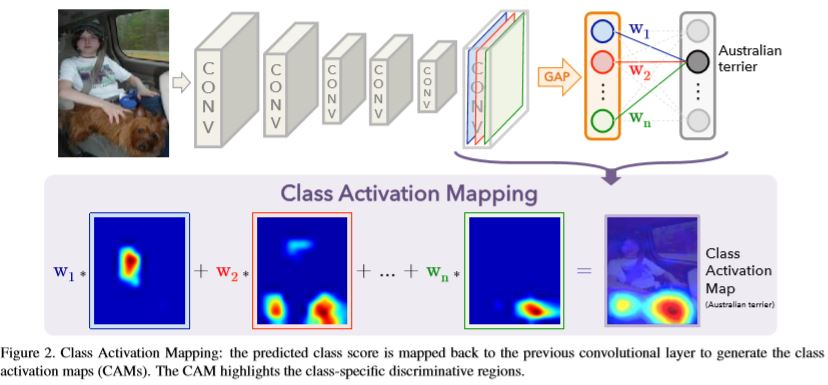
#> input picture filters/attention/filter_code/images/models/CAM.JPG, 828 x 385 px; its folder holds only this picture in this run
$ python -i EnvironmentAugmentation.py   (imports and definitions only)
#> lines starting #> are read from the running program, lines starting #| are printed output that depends on the picture
#> further down, picture is the input picture: shape (385, 828, 3); mean B, G, R 220.5, 202.7, 203.6
# import glob
import cv2 as cv2
import numpy as np
# import matplotlib.pyplot as plt
import random
import math


###################### HLS #############################

# [128 lines left out: functions hls, hue, lightness, saturation, hsv, value and 5 more, not called in this run]

err_not_np_img= "not a numpy array or list of numpy array"
err_img_arr_empty="Image array is empty"
err_row_zero="No. of rows can't be <=0"
err_column_zero="No. of columns can't be <=0"
err_invalid_size="Not a valid size tuple (x,y)"
err_caption_array_count="Caption array length doesn't matches the image array length"

def is_numpy_array(x):

    return isinstance(x, np.ndarray)
def is_tuple(x):
    return type(x) is tuple
def is_list(x):
    return type(x) is list
def is_numeric(x):
    return type(x) is int
# [5 lines left out: function is_numeric_list_or_tuple, not called in this run]

err_brightness_coeff="brightness coeff can only be between 0.0 to 1.0"
err_darkness_coeff="darkness coeff can only be between 0.0 to 1.0"

# [82 lines left out: functions change_light, verify_image, brighten, darken, random_brightness, not called in this run]

err_shadow_count="only 1-10 shadows can be introduced in an image"
err_invalid_rectangular_roi="Rectangular ROI dimensions are not valid"
err_shadow_dimension="polygons with dim<3 dont exist and >10 take time to plot"

# [63 lines left out: functions generate_shadow_coordinates, shadow_process, add_shadow, not called in this run]

err_snow_coeff="Snow coeff can only be between 0 and 1"
# [32 lines left out: functions snow_process, add_snow, not called in this run]

err_rain_slant="Numeric value between -20 and 20 is allowed"
err_rain_width="Width value between 1 and 5 is allowed"
err_rain_length="Length value between 0 and 100 is allowed"
# [65 lines left out: functions generate_random_lines, rain_process, add_rain, not called in this run]

err_fog_coeff="Fog coeff can only be between 0 and 1"
# [130 lines left out: functions add_blur, generate_random_blur_coordinates, add_fog, generate_gravel_patch, gravel_process, add_gravel, not called in this run]

err_flare_circle_count="Numeric value between 0 and 20 is allowed"
# [75 lines left out: functions flare_source, add_sun_flare_line, add_sun_process, add_sun_flare, not called in this run]

err_speed_coeff="Speed coeff can only be between 0 and 1"
# [143 lines left out: functions apply_motion_blur, add_speed, autumn_process, add_autumn, fliph, flipv and 2 more, not called in this run]

err_invalid_center_manhole="center should be in the format (x,y)"
err_invalid_height_width_manhole="height and width should be positive integers."
# [40 lines left out: function add_manhole, not called in this run]

def exposure_process(image):
    image= np.copy(image)
    img_yuv = cv2.cvtColor(image, cv2.COLOR_BGR2YUV)
#> img_yuv: shape (385, 828, 3); mean of channels 0, 1, 2 205, 135.6, 126.8
    clahe = cv2.createCLAHE(clipLimit=2.0, tileGridSize=(4,4))
    ones= np.ones(img_yuv[:,:,0].shape)
    ones[img_yuv[:,:,0]>150]= 0.85
    img_yuv[:,:,0]= img_yuv[:,:,0]*ones
#> img_yuv: shape (385, 828, 3); mean of channels 0, 1, 2 175.5, 135.6, 126.8

    img_yuv[:,:,0] = clahe.apply(img_yuv[:,:,0])
#> img_yuv: shape (385, 828, 3); mean of channels 0, 1, 2 178.6, 135.6, 126.8
    img_yuv[:,:,0] = cv2.equalizeHist(img_yuv[:,:,0])
#> img_yuv: shape (385, 828, 3); mean of channels 0, 1, 2 129.9, 135.6, 126.8
    img_yuv[:,:,0] = clahe.apply(img_yuv[:,:,0])
#> img_yuv: shape (385, 828, 3); mean of channels 0, 1, 2 146, 135.6, 126.8

    image_res = cv2.cvtColor(img_yuv, cv2.COLOR_YUV2BGR)
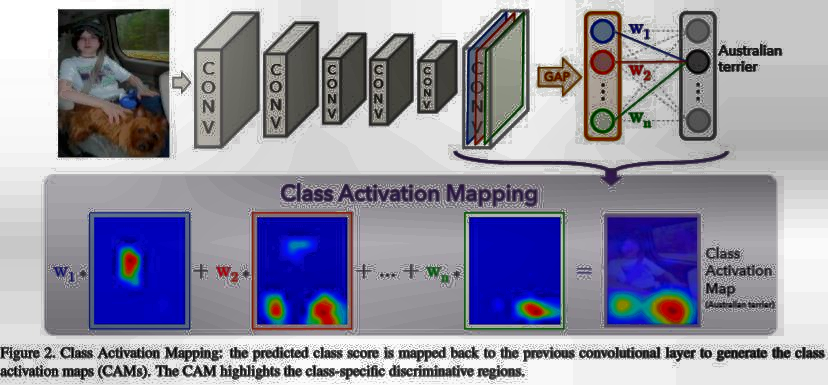
#> image_res: shape (385, 828, 3); mean B, G, R 161.9, 144.3, 145.3
    image_res= cv2.fastNlMeansDenoisingColored(image_res,None,3,3,7,21)
    return image_res

# [10 lines left out: function correct_exposure, not called in this run]

err_aug_type='wrong augmentation function is defined'
err_aug_list_type='aug_types should be a list of string function names'
err_aug_volume='volume type can only be "same" or "expand"'
# [40 lines left out: function augment_random, not called in this run]

>>> import cv2
>>> picture = cv2.imread('../attention/filter_code/images/models/CAM.JPG')
>>> result = exposure_process(picture)

$ run again, on filters/attention/filter_code/images/models/CBAM1.JPG
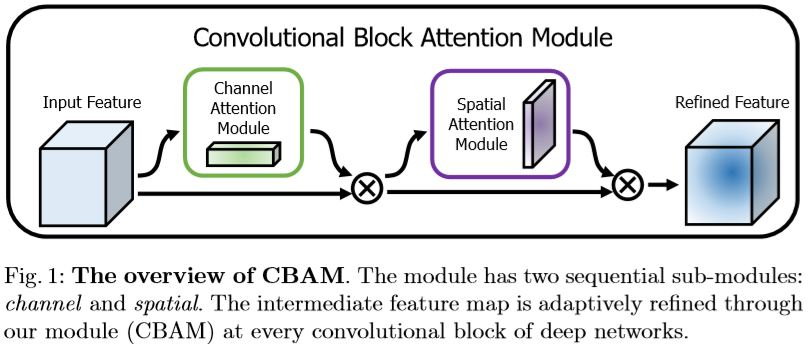
#> input picture filters/attention/filter_code/images/models/CBAM1.JPG, 808 x 344 px
#> picture is the input picture: shape (344, 808, 3); mean B, G, R 223.8, 222.7, 221.5
#> in exposure_process, `image_res = cv2.cvtColor(img_yuv, cv2.COLOR_YUV2BGR)`:
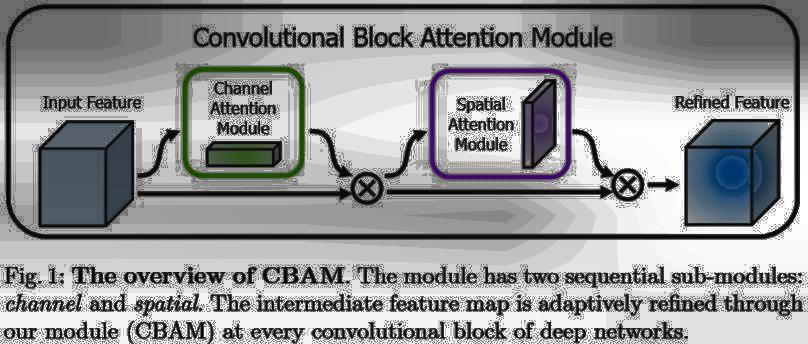
#> image_res: shape (344, 808, 3); mean B, G, R 154, 152.9, 151.8

$ run again, on filters/attention/filter_code/images/models/CBAM2.JPG
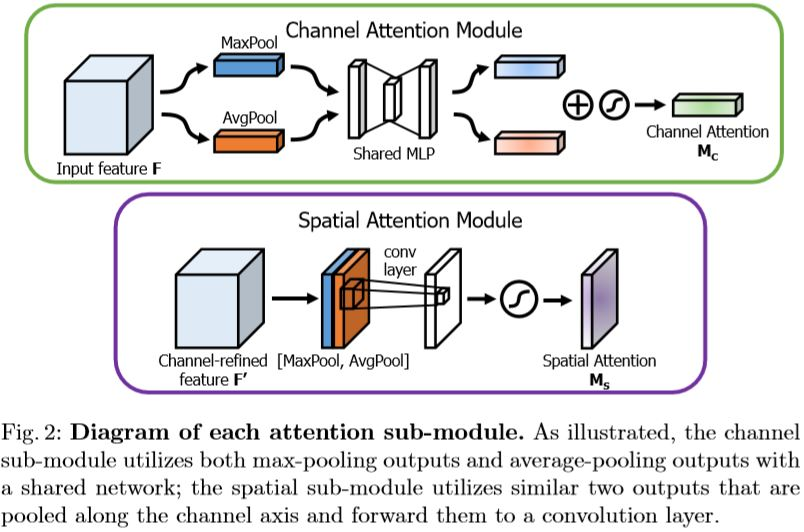
#> input picture filters/attention/filter_code/images/models/CBAM2.JPG, 804 x 532 px
#> picture is the input picture: shape (532, 804, 3); mean B, G, R 228.1, 228.1, 228.1
#> in exposure_process, `image_res = cv2.cvtColor(img_yuv, cv2.COLOR_YUV2BGR)`:
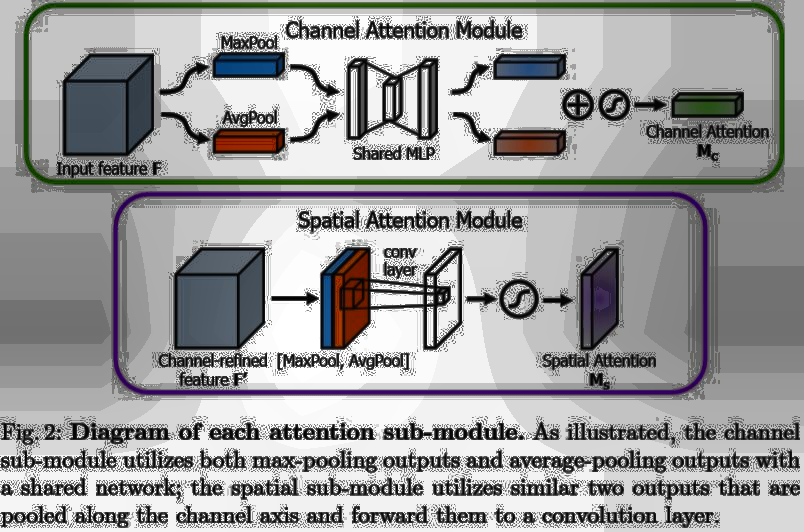
#> image_res: shape (532, 804, 3); mean B, G, R 156, 155.7, 155.7

$ run again, on filters/attention/filter_code/images/models/RAN.JPG
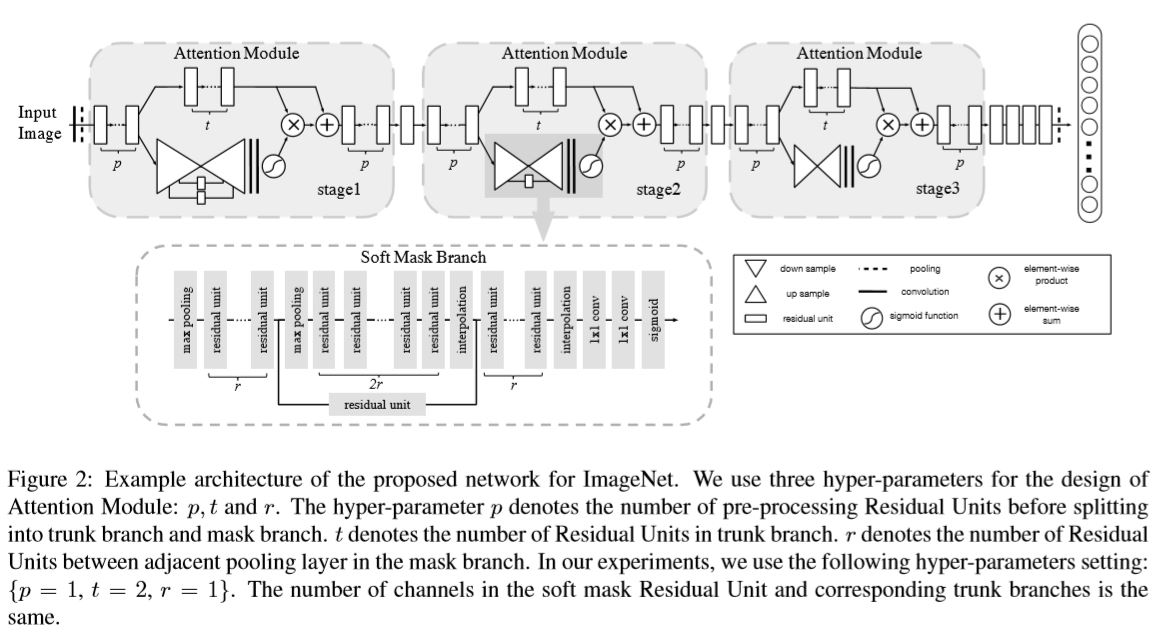
#> input picture filters/attention/filter_code/images/models/RAN.JPG, 1156 x 634 px
#> picture is the input picture: shape (634, 1156, 3); min 0, max 255, mean 235.7
#> in exposure_process, `image_res = cv2.cvtColor(img_yuv, cv2.COLOR_YUV2BGR)`:
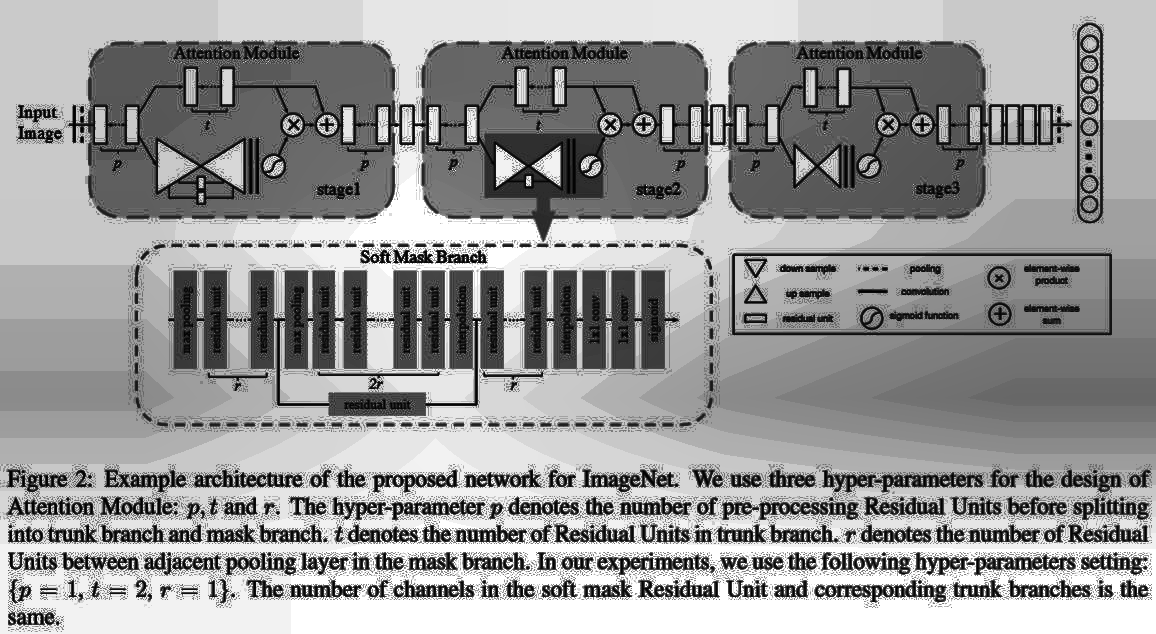
#> image_res: shape (634, 1156, 3); min 1, max 255, mean 151.9
